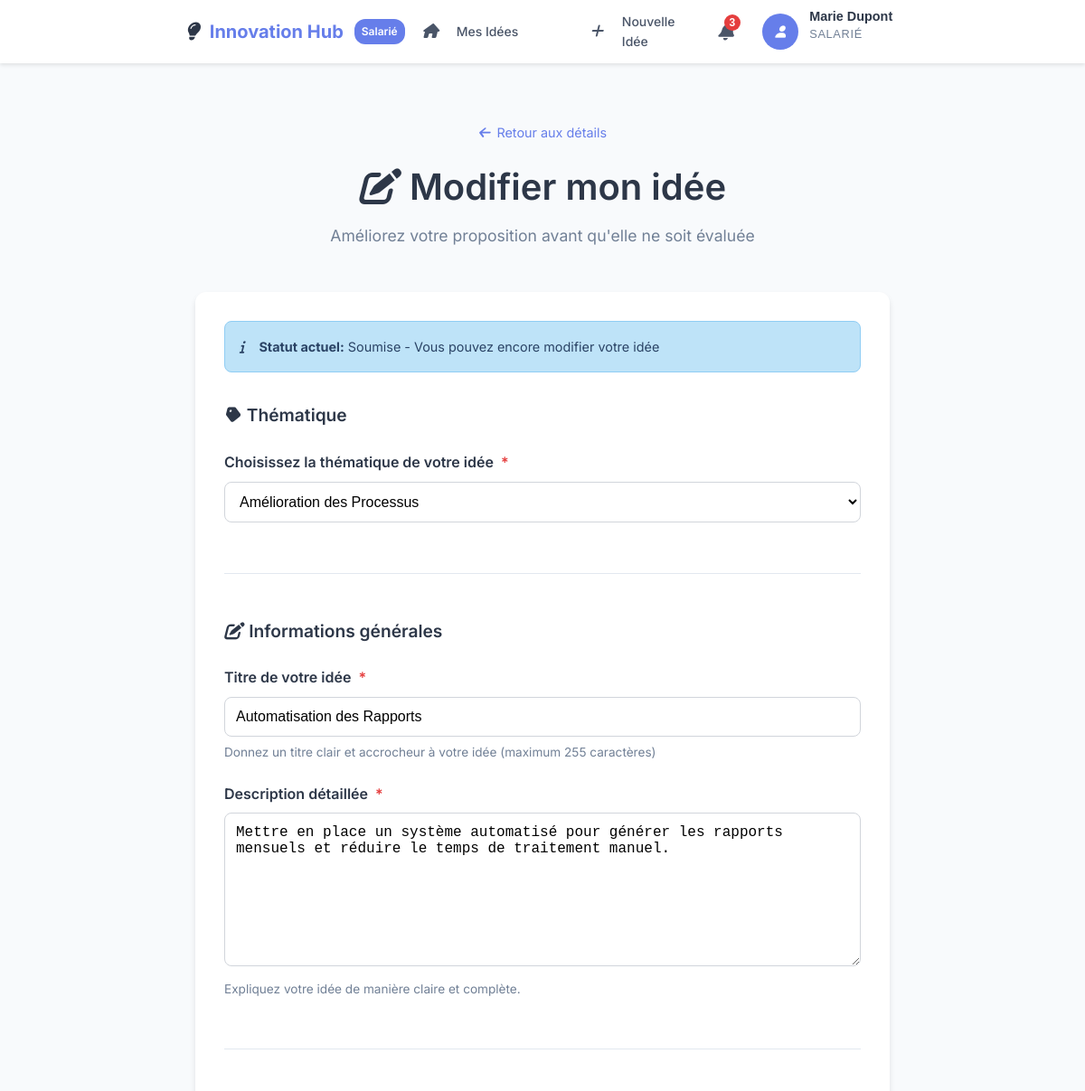
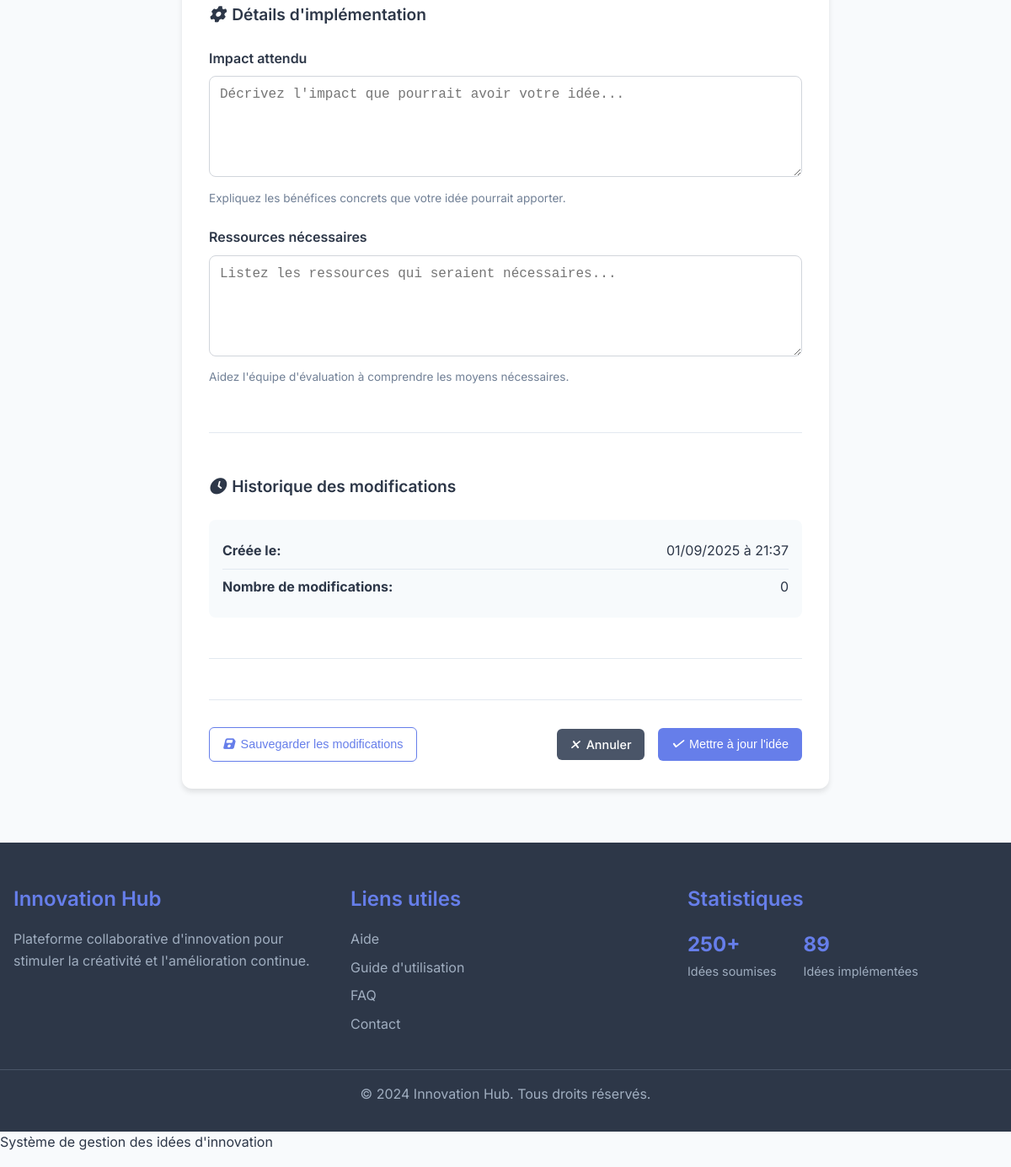
The app's page /salarie/ideas/2/edit (signed in) with its own data (2 pictures, top to bottom).
### tables this page shows
CREATE TABLE `users` (
    `id` BIGINT UNSIGNED NOT NULL AUTO_INCREMENT,
    `first_name` VARCHAR(100) NOT NULL,
    `last_name` VARCHAR(100) NOT NULL,
    `email` VARCHAR(180) NOT NULL,
    `password_hash` VARCHAR(255) NOT NULL,
    `role` ENUM('admin', 'salarie', 'evaluateur') NOT NULL,
    `status` ENUM('active', 'inactive') NOT NULL DEFAULT 'active',
    `created_at` DATETIME NOT NULL DEFAULT CURRENT_TIMESTAMP,
    `updated_at` DATETIME NULL ON UPDATE CURRENT_TIMESTAMP,
    PRIMARY KEY (`id`),
    UNIQUE KEY `email_unique` (`email`),
    KEY `idx_email` (`email`),
    KEY `idx_role` (`role`),
    KEY `idx_status` (`status`)
);

CREATE TABLE `ideas` (
    `id` BIGINT UNSIGNED NOT NULL AUTO_INCREMENT,
    `user_id` BIGINT UNSIGNED NOT NULL,
    `theme_id` BIGINT UNSIGNED NOT NULL,
    `title` VARCHAR(200) NOT NULL,
    `description` TEXT NOT NULL,
    `status` ENUM('submitted', 'under_review', 'accepted', 'rejected', 'archived') NOT NULL DEFAULT 'submitted',
    `avg_score` DECIMAL(4,2) NULL,
    `created_at` DATETIME NOT NULL DEFAULT CURRENT_TIMESTAMP,
    `updated_at` DATETIME NULL ON UPDATE CURRENT_TIMESTAMP,
    PRIMARY KEY (`id`),
    KEY `idx_user_id` (`user_id`),
    KEY `idx_theme_id` (`theme_id`),
    KEY `idx_status` (`status`),
    KEY `idx_created_at` (`created_at`),
    CONSTRAINT `fk_ideas_user_id` FOREIGN KEY (`user_id`) REFERENCES `users` (`id`) ON DELETE CASCADE ON UPDATE CASCADE,
    CONSTRAINT `fk_ideas_theme_id` FOREIGN KEY (`theme_id`) REFERENCES `themes` (`id`) ON DELETE CASCADE ON UPDATE CASCADE
);

CREATE TABLE `themes` (
    `id` BIGINT UNSIGNED NOT NULL AUTO_INCREMENT,
    `name` VARCHAR(150) NOT NULL,
    `description` TEXT NULL,
    `is_active` TINYINT(1) NOT NULL DEFAULT 1,
    `created_at` DATETIME NOT NULL DEFAULT CURRENT_TIMESTAMP,
    PRIMARY KEY (`id`),
    UNIQUE KEY `name_unique` (`name`),
    KEY `idx_is_active` (`is_active`)
);

### app/Views/salarie/ideas/edit.php (the view, shortened to what the rows shown need)
<div class="edit-idea-container">
    <div class="page-header">
        <div class="header-content">
            <a href="/salarie/ideas/<?= $idea['id'] ?>" class="back-link">
                <i class="icon-arrow-left"></i>
                Retour aux détails
            </a>
            <h1 class="page-title">
                <i class="icon-edit"></i>
                Modifier mon idée
            </h1>
            <p class="page-subtitle">
                Améliorez votre proposition avant qu'elle ne soit évaluée
            </p>
        </div>
    </div>
    <div class="form-container">
        <form id="editIdeaForm" action="/salarie/ideas/<?= $idea['id'] ?>" method="POST" class="idea-form">
            <div class="status-alert alert-info">
                <i class="icon-info"></i>
                <div>
                    <strong>Statut actuel:</strong>
                    <?= match($idea['status']) {
                        'submitted' => 'Soumise - Vous pouvez encore modifier votre idée',
                        'under_review' => 'En révision - Modification limitée',
                        'accepted' => 'Acceptée - Modification non autorisée',
                        'rejected' => 'Rejetée - Modification non autorisée',
                        default => ucfirst($idea['status'])
                    } ?>
                </div>
            </div>
            <div class="form-section">
                <h3 class="section-title">
                    <i class="icon-tag"></i>
                    Thématique
                </h3>
                <div class="form-group">
                    <label for="theme_id" class="form-label required">
                        Choisissez la thématique de votre idée
                    </label>
                    <select id="theme_id" name="theme_id" class="form-select" required
                            <?= $idea['status'] !== 'submitted' ? 'disabled' : '' ?>>
                        <?php foreach ($themes as $theme): ?>
                            <option value="<?= $theme['id'] ?>"
                                    <?= ($idea['theme_id'] == $theme['id']) ? 'selected' : '' ?>>
                                <?= htmlspecialchars($theme['name']) ?>
                            </option>
                        <?php endforeach; ?>
                    </select>
                </div>
            </div>
            <div class="form-section">
                <h3 class="section-title">
                    <i class="icon-edit"></i>
                    Informations générales
                </h3>
                <div class="form-group">
                    <label for="title" class="form-label required">
                        Titre de votre idée
                    </label>
                    <input
                        type="text"
                        id="title"
                        name="title"
                        class="form-input"
                        value="<?= htmlspecialchars($idea['title']) ?>"
                        placeholder="Ex: Amélioration du système de gestion des commandes"
                        maxlength="255"
                        required
                        <?= $idea['status'] !== 'submitted' ? 'readonly' : '' ?>
                    >
                    <small class="form-help">
                        Donnez un titre clair et accrocheur à votre idée (maximum 255 caractères)
                    </small>
                </div>
                <div class="form-group">
                    <label for="description" class="form-label required">
                        Description détaillée
                    </label>
                    <textarea
                        id="description"
                        name="description"
                        class="form-textarea"
                        rows="8"
                        placeholder="Décrivez votre idée en détail..."
                        required
                        <?= $idea['status'] !== 'submitted' ? 'readonly' : '' ?>
                    ><?= htmlspecialchars($idea['description']) ?></textarea>
                    <small class="form-help">
                        Expliquez votre idée de manière claire et complète.
                    </small>
                </div>
            </div>
            <div class="form-section">
                <h3 class="section-title">
                    <i class="icon-cog"></i>
                    Détails d'implémentation
                </h3>
                <div class="form-group">
                    <label for="expected_impact" class="form-label">
                        Impact attendu
                    </label>
                    <textarea
                        id="expected_impact"
                        name="expected_impact"
                        class="form-textarea"
                        rows="4"
                        placeholder="Décrivez l'impact que pourrait avoir votre idée..."
                        <?= $idea['status'] !== 'submitted' ? 'readonly' : '' ?>
                    ><?= htmlspecialchars($idea['expected_impact'] ?? '') ?></textarea>
                    <small class="form-help">
                        Expliquez les bénéfices concrets que votre idée pourrait apporter.
                    </small>
                </div>
                <div class="form-group">
                    <label for="required_resources" class="form-label">
                        Ressources nécessaires
                    </label>
                    <textarea
                        id="required_resources"
                        name="required_resources"
                        class="form-textarea"
                        rows="4"
                        placeholder="Listez les ressources qui seraient nécessaires..."
                        <?= $idea['status'] !== 'submitted' ? 'readonly' : '' ?>
                    ><?= htmlspecialchars($idea['required_resources'] ?? '') ?></textarea>
                    <small class="form-help">
                        Aidez l'équipe d'évaluation à comprendre les moyens nécessaires.
                    </small>
                </div>
            </div>
            <div class="form-section">
                <h3 class="section-title">
                    <i class="icon-clock"></i>
                    Historique des modifications
                </h3>
                <div class="version-info">
                    <div class="version-item">
                        <strong>Créée le:</strong>
                        <?= date('d/m/Y à H:i', strtotime($idea['created_at'])) ?>
                    </div>
                    <div class="version-item">
                        <strong>Nombre de modifications:</strong>
                        <?= $idea['modification_count'] ?? 0 ?>
                    </div>
                </div>
            </div>
            <?php if ($idea['status'] === 'submitted'): ?>
                <div class="form-actions">
                    <div class="actions-left">
                        <button type="button" class="btn btn-outline" onclick="saveDraft()">
                            <i class="icon-save"></i>
                            Sauvegarder les modifications
                        </button>
                    </div>
                    <div class="actions-right">
                        <a href="/salarie/ideas/<?= $idea['id'] ?>" class="btn btn-secondary">
                            <i class="icon-x"></i>
                            Annuler
                        </a>
                        <button type="submit" class="btn btn-primary">
                            <i class="icon-check"></i>
                            Mettre à jour l'idée
                        </button>
                    </div>
                </div>
            <?php endif; ?>
        </form>
    </div>
</div>

### app/Core/Router.php (shortened to what the rows shown need)
<?php
class Router
{
    private $routes = [];
    public function __construct()
    {
        $this->config = require dirname(__DIR__, 2) . '/config/config.php';
    }
    public function dispatch()
    {
        $request = new Request();
        $method = $request->getMethod();
        $uri = $request->getUri();
        $uri = strtok($uri, '?');
        $routeKey = $method . '|' . $uri;
        foreach ($this->routes as $pattern => $route) {
            if ($this->matchRoute($pattern, $routeKey, $params)) {
                $this->handleRoute($route, $params);
                return;
            }
        }
    }
    private function matchRoute($pattern, $routeKey, &$params)
    {
        $pattern = str_replace('|', '\|', $pattern);
        $pattern = str_replace('{id}', '(\d+)', $pattern);
        $pattern = str_replace('{slug}', '([a-zA-Z0-9-_]+)', $pattern);
        $regexPattern = '#^' . $pattern . '$#';
        if (preg_match($regexPattern, $routeKey, $matches)) {
            return true;
        }
        return false;
    }
    private function handleRoute($route, $params)
    {
        if (isset($route['role'])) {
            if (!Auth::check()) {
                Response::redirect('/login');
                return;
            }
        }
        $controller = new $controllerName();
        $method = $route['method'];
        call_user_func_array([$controller, $method], $params);
    }
}

### app/Views/layouts/front.php (shortened to what the rows shown need)
<!DOCTYPE html>
<html lang="fr">
<head>
    <link rel="stylesheet" href="https://cdnjs.cloudflare.com/ajax/libs/font-awesome/6.4.0/css/all.min.css">
    <link rel="stylesheet" href="/assets/css/style.css">
</head>
<body class="front-layout">
    <nav class="navbar">
        <div class="navbar-container">
            <div class="navbar-brand">
                <?php
                $currentUser = $user ?? $authUser ?? [];
                $userRole = $currentUser['role'] ?? 'user';
                $brandText = match($userRole) {
                    'admin' => 'Admin',
                    'salarie' => 'Salarié',
                    'evaluateur' => 'Évaluateur',
                    default => 'User'
                };
                $homeUrl = match($userRole) {
                    'admin' => '/admin',
                    'salarie' => '/salarie/ideas',
                    'evaluateur' => '/evaluateur/dashboard',
                    default => '/'
                };
                ?>
                <a href="<?= $homeUrl ?>" class="brand-link">
                    <i class="icon-lightbulb"></i>
                    <span class="brand-text">Innovation Hub</span>
                    <span class="brand-badge"><?= $brandText ?></span>
                </a>
            </div>
            <div class="navbar-nav" id="navbarNav">
                <?php if ($userRole === 'salarie'): ?>
                    <a href="/salarie/ideas" class="nav-link <?= $_SERVER['REQUEST_URI'] === '/salarie/ideas' ? 'active' : '' ?>">
                        <i class="icon-home"></i>
                        <span>Mes Idées</span>
                    </a>
                    <a href="/salarie/ideas/create" class="nav-link <?= strpos($_SERVER['REQUEST_URI'], '/salarie/ideas/create') !== false ? 'active' : '' ?>">
                        <i class="icon-plus"></i>
                        <span>Nouvelle Idée</span>
                    </a>
                <?php endif; ?>
            </div>
            <div class="navbar-user">
                <div class="notification-dropdown">
                    <button class="notification-btn" onclick="toggleNotifications()">
                        <i class="icon-bell"></i>
                        <span class="notification-badge">3</span>
                    </button>
                </div>
                <div class="user-dropdown">
                    <button class="user-btn" onclick="toggleUserMenu()">
                        <div class="user-avatar">
                            <i class="icon-user"></i>
                        </div>
                        <div class="user-info">
                            <span class="user-name"><?= htmlspecialchars(($currentUser['first_name'] ?? $authUser['firstname'] ?? '') . ' ' . ($currentUser['last_name'] ?? $authUser['lastname'] ?? '')) ?></span>
                            <span class="user-role"><?= $brandText ?></span>
                        </div>
                    </button>
                </div>
            </div>
        </div>
    </nav>
    <main class="main-content">
        <?= $content ?>
    </main>
    <footer class="footer">
        <div class="footer-container">
            <div class="footer-section">
                <h4>Innovation Hub</h4>
                <p>Plateforme collaborative d'innovation pour stimuler la créativité et l'amélioration continue.</p>
            </div>
            <div class="footer-section">
                <h4>Liens utiles</h4>
                <ul>
                    <li><a href="/help">Aide</a></li>
                    <li><a href="/guide">Guide d'utilisation</a></li>
                    <li><a href="/faq">FAQ</a></li>
                    <li><a href="/contact">Contact</a></li>
                </ul>
            </div>
            <div class="footer-section">
                <h4>Statistiques</h4>
                <div class="footer-stats">
                    <div class="stat">
                        <strong>250+</strong>
                        <span>Idées soumises</span>
                    </div>
                    <div class="stat">
                        <strong>89</strong>
                        <span>Idées implémentées</span>
                    </div>
                </div>
            </div>
        </div>
        <div class="footer-bottom">
            <p>&copy; 2024 Innovation Hub. Tous droits réservés.</p>
        </div>
    </footer>
</body>
</html>
                    <p>Système de gestion des idées d'innovation</p>
</body>
</html>

### records on screen
users: role "Salarié", first_name+last_name "Marie Dupont", role "SALARIÉ"
ideas: status "Soumise - Vous pouvez encore modifier votre idée", theme_id "Amélioration des Processus", title "Automatisation des Rapports", description "Mettre en place un système automatisé pour générer les rapports mensuels et réduire le temps de traitement manuel.", created_at "01/09/2025 à 21:37"

### other values on screen
$idea['modification_count'] "0"
